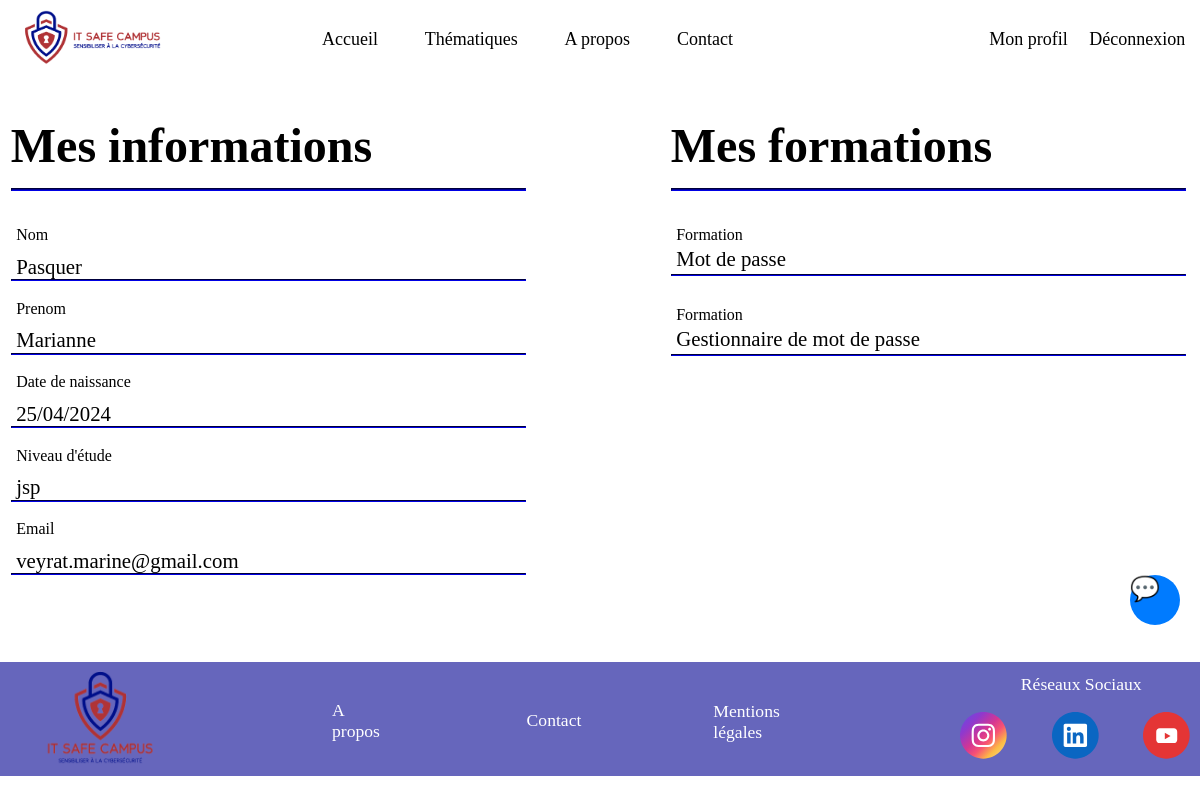
Screenshot of /index.php?page=6 (signed in) with the database file from the repository.
### tables this page shows
CREATE TABLE IF NOT EXISTS `utilisateur` (
  `id_utilisateur` int NOT NULL AUTO_INCREMENT,
  `nom` varchar(30) NOT NULL,
  `prenom` varchar(30) NOT NULL,
  `email` varchar(50) NOT NULL,
  `mdp` varchar(30) NOT NULL,
  `mdp_verif` varchar(30) NOT NULL,
  `date_naissance` date NOT NULL,
  `niveau_etude` varchar(30) NOT NULL,
  PRIMARY KEY (`id_utilisateur`)
);

### mon_profil.php (called while the page is built)
<?php
    require_once ("vue/vue_mon_profil.php");
?>

### modele/modele.php (called while the page is built, shortened)
<?php
	class Modele {
		private $pdo ;
		public function __construct(){
			$creds_data = json_decode(file_get_contents('creds.json'), true);
                        $key = $creds_data['bdd'];
			$this -> pdo = null;
			try{
				$this -> pdo = new PDO("mysql:host=db;dbname=itsafecampus","user",$key, array(PDO::MYSQL_ATTR_INIT_COMMAND => "SET NAMES utf8"));
			}
			catch(PDOException $exp){
				echo "Impossible de se connecter au serveur Mysql / itsafecampus";
				echo $exp -> getMessage();
			}
		}
		public function selectWhereFormationsUtilisateur ($id_utilisateur){
			if($this -> pdo != null){
				$requete = "SELECT * from vue_formations where id_utilisateur = :id_utilisateur ;";
				$donnees = array (":id_utilisateur" => $id_utilisateur);
				$select = $this -> pdo -> prepare ($requete);
				$select -> execute($donnees);
				return $select -> fetchAll();
			}else{
				return null;
			}
		}
		public function selectWhereUtilisateurs ($id_utilisateur){
			if($this -> pdo != null){
				$requete = "SELECT * from utilisateur where id_utilisateur = :id_utilisateur ;";
				$donnees = array (":id_utilisateur" => $id_utilisateur);
				$select = $this -> pdo -> prepare ($requete);
				$select -> execute($donnees);
				return $select -> fetchAll();
			}else{
				return null;
			}
		}
	}
?>

### controleur/controleur.php (called while the page is built, shortened)
<?php
    require_once ("modele/modele.php");
    class Controleur
    {
        private $unModele;
        public function __construct(){
            $this -> unModele = new Modele();
        }
        public function selectWhereFormationsUtilisateur ($id_utilisateur){
            return $this -> unModele -> selectWhereFormationsUtilisateur ($id_utilisateur);
        }
        public function selectWhereUtilisateurs ($id_utilisateur){
            return $this -> unModele -> selectWhereUtilisateurs ($id_utilisateur);
        }
    }
?>

### vue/vue_mon_profil.php (the view, shortened to what this page needs)
<?php
    if(isset($_SESSION['id_utilisateur'])){
        $id_utilisateur = $_SESSION['id_utilisateur'];
?>
    <div class="profil">
        <div class="informations">
            <div>
                <h2>Mes informations</h2><hr>
            </div>
            <?php
                $lesinfo = $unControleur -> selectWhereUtilisateurs($id_utilisateur);
                foreach ($lesinfo as $uneInfo) {
            ?>
                <div class="les_informations">
                    <label>Nom</label>
                    <label style="font-size: 130%;"><?php echo $uneInfo['nom'];?></label><hr>
                    <label>Prenom</label>
                    <label style="font-size: 130%;"><?php echo $uneInfo['prenom'];?></label><hr>
                    <label>Date de naissance</label>
                    <label style="font-size: 130%;"><?php echo date("d/m/Y", strtotime($uneInfo['date_naissance']));?>
                    </label><hr>
                    <label>Niveau d'étude</label>
                    <label style="font-size: 130%;"><?php echo $uneInfo['niveau_etude'];?></label><hr>
                    <label>Email</label>
                    <label style="font-size: 130%;"><?php echo $uneInfo['email'];?></label><hr>
                </div>
            <?php
                }
            ?>
        </div>
        <div class="informations">
            <div>
                <h2>Mes formations</h2><hr>
            </div>
            <?php
                $lesinfo = $unControleur -> selectWhereFormationsUtilisateur($id_utilisateur);
                foreach ($lesinfo as $uneInfo) {
            ?>
                <div class="les_informations">
                    <label>Formation</label>
                    <label style="font-size: 130%;"><?php echo $uneInfo['nom_formation'];?></label>
                    <hr style="margin-top: 0.4;">
                </div>
            <?php
                }
            ?>
        </div>
    </div>
<?php
    }
?>
<div id="open-chat-button" onclick="toggleChat()">💬</div>

### main.css (style rules this page uses)
body { width: 100%; margin: 0; height: 100%; }
hr { width: 95%; height: 0.5%; background: #00008F; margin-left: 2%; margin-top: -25; border-color: #00008F; }
h2 { width: auto; height: auto; color: #000; font-family: Quicksand; font-size: 300%; margin-left: 2%; }
#open-chat-button { position: fixed; bottom: 175px; right: 20px; width: 50px; height: 50px; background: #007bff; border-radius: 50%; color: #fff; border: none; cursor: pointer; font-size: 24px; display: flex; justify-content: center; align-items: center; }
.profil { display: flex; gap: 10%; height: 70%; }
.informations { width: 100%; display: flex; flex-direction: column; gap: 5%; }
.informations label { margin-left: 3%; }
.informations hr { height: 1%; }
.les_informations { display: flex; flex-direction: column; gap: 5%; }
.les_informations hr { margin-top: -10; }

### rows the page displays
utilisateur: nom "Pasquer", prenom "Marianne", date_naissance "25/04/2024", niveau_etude "jsp", email "veyrat.marine@gmail.com"

### other values shown
$uneInfo['nom_formation'] "Mot de passe"
$uneInfo['nom_formation'] "Gestionnaire de mot de passe"
